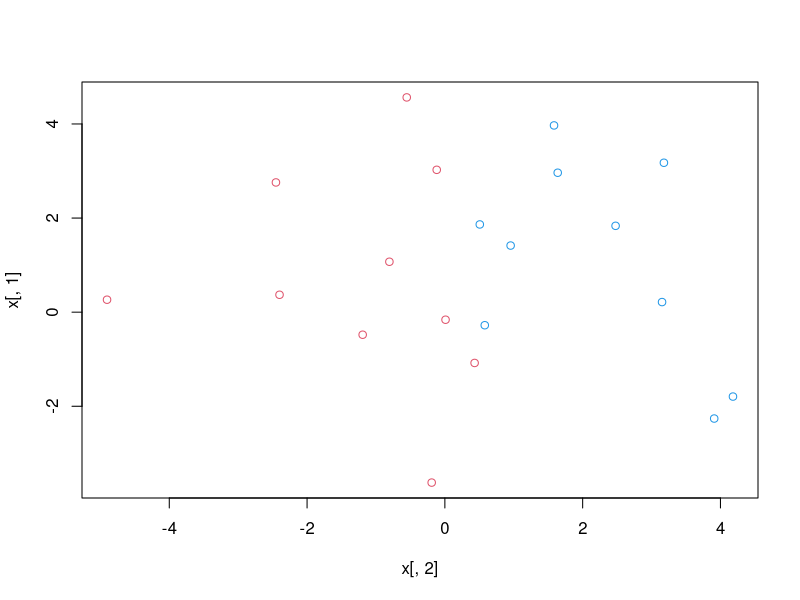
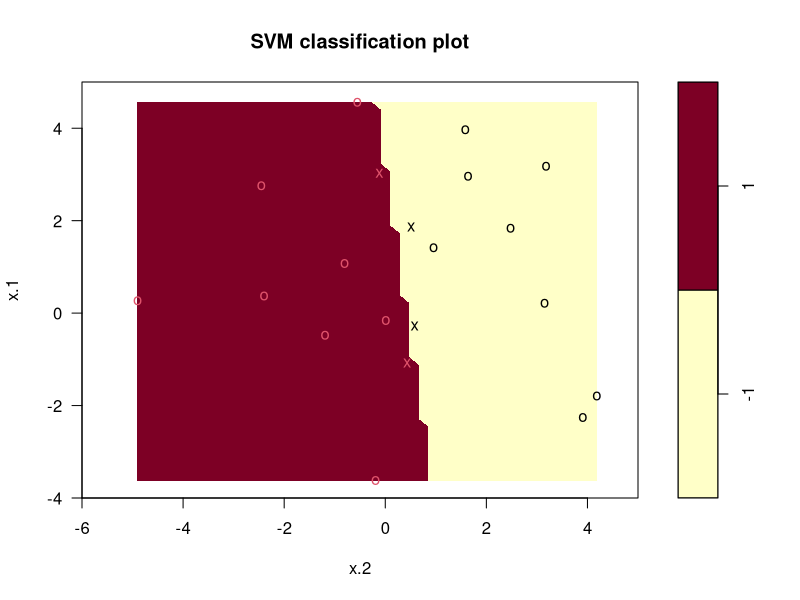
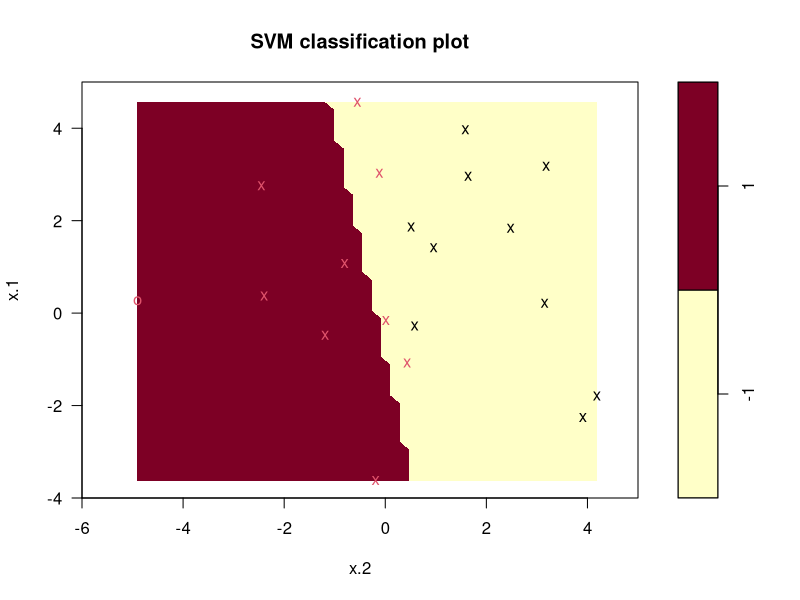
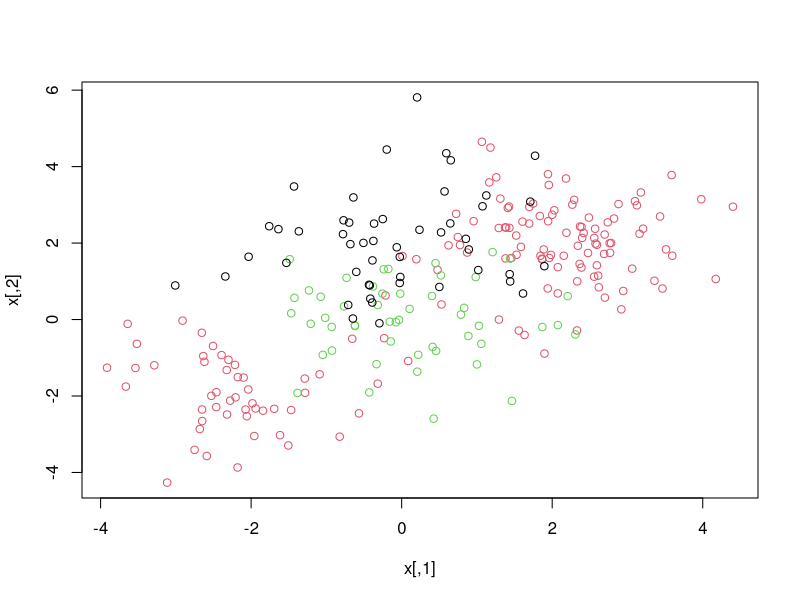
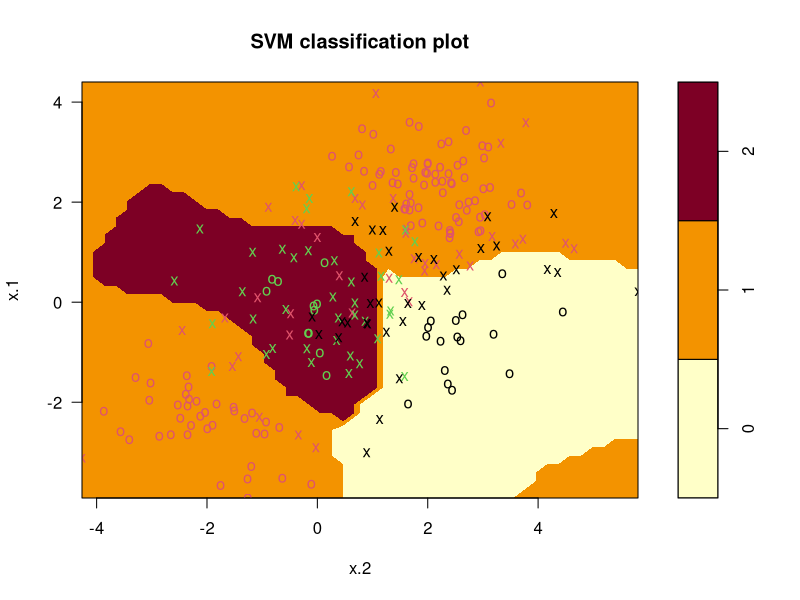
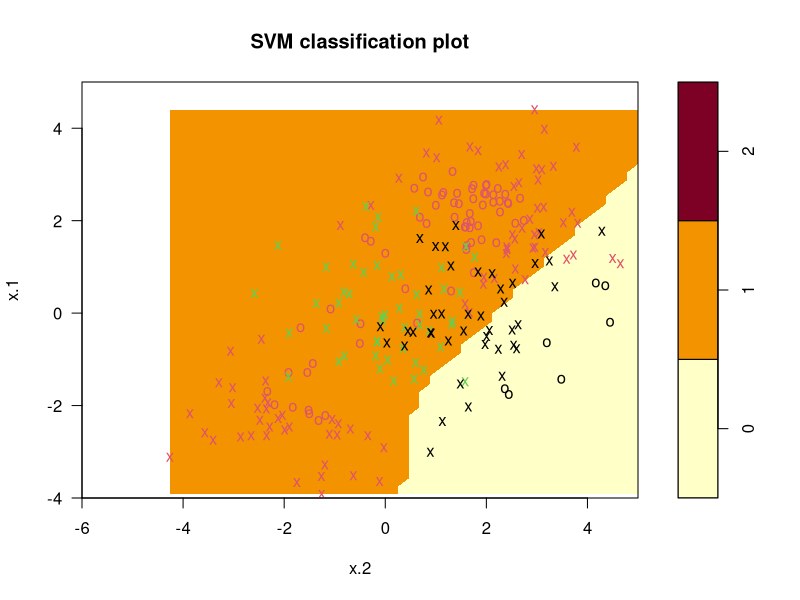
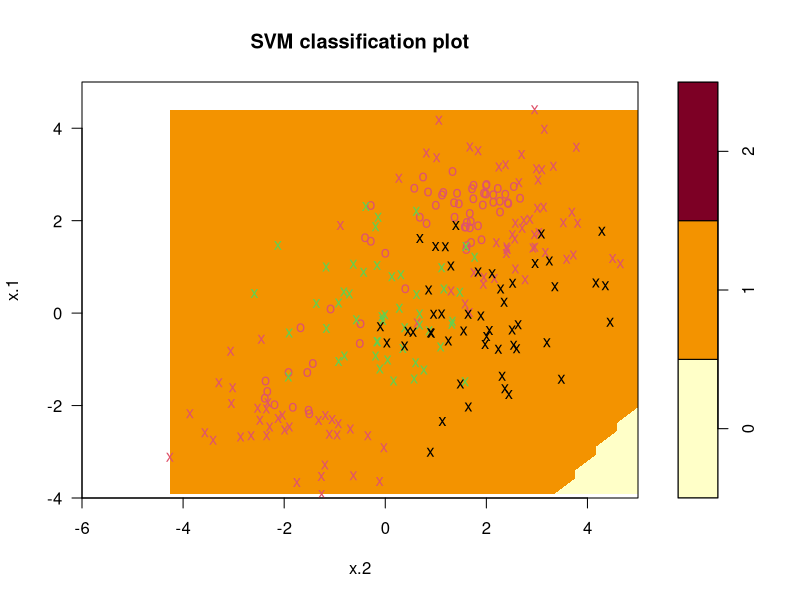

Generate these figures, in order, with R:

set.seed(2)
x=matrix(rnorm(20*2,0,2), ncol=2)
y=c(rep(-1,10), rep(1,10))
x[y==1,]=x[y==1,] + 1
y[which(x[,2]>0)]=-1
y[which(x[,2]<0.5)]=1
plot(x[,2],x[,1], col=(3-y))
dat=data.frame(x=x, y=as.factor(y))

library(e1071)
svmfit=svm(y~., data=dat, kernel="linear", cost=10,scale=FALSE)  
plot(svmfit, dat, ylim=c(-4,5), xlim=c(-6,5))
# X는 support vector를 의미함 / 검정색 하나가 핑크 영역으로 들어감.
table(y, svmfit$fitted)
summary(svmfit)

svmfit=svm(y~., data=dat, kernel="linear", cost=0.01,scale=FALSE) ## cost is lambda (tradeoff between margin & contraint)
plot(svmfit, dat, ylim=c(-4,5), xlim=c(-6,5))
# 람다를 늘렸더니 support vetor 가 줄은 것을 알 수 있음.
table(y, svmfit$fitted)


tune.out=tune(svm,y~.,data=dat,kernel="linear",ranges=list(cost=c(0.001, 0.01, 0.1, 1,5,10,100)))
summary(tune.out)
bestmod=tune.out$best.model
summary(bestmod)

## multiclass

set.seed(1)

x=matrix(rnorm(200*2), ncol=2)
x[1:100,]=x[1:100,]+2
x[101:150,]=x[101:150,]-2
y=c(rep(1,150),rep(2,50))
x=rbind(x, matrix(rnorm(50*2), ncol=2))
y=c(y, rep(0,50))
x[y==0,2]=x[y==0,2]+2
dat=data.frame(x=x, y=as.factor(y))
par(mfrow=c(1,1))
plot(x,col=(y+1))
svmfit=svm(y~., data=dat, kernel="radial", cost=10, gamma=1)
plot(svmfit, dat)
library(e1071)
svmfit=svm(y~., data=dat, kernel="linear", cost=10,scale=FALSE)  
plot(svmfit, dat, ylim=c(-4,5), xlim=c(-6,5))
table(y, svmfit$fitted)
summary(svmfit)



svmfit=svm(y~., data=dat, kernel="linear", cost=0.01,scale=FALSE) ## cost is lambda (tradeoff between margin & contraint)
plot(svmfit, dat, ylim=c(-4,5), xlim=c(-6,5))
table(y, svmfit$fitted)


